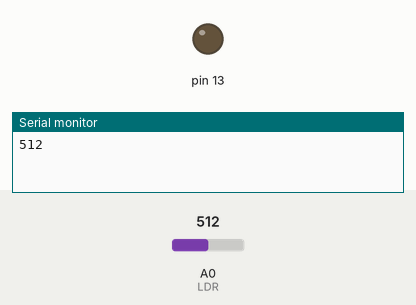
Bench run of a sketch on a simulated Arduino Uno, built with avr-gcc and run on an emulated ATmega328P. Shown: output pins drawn as LEDs (lit = HIGH), the last lines printed to the serial monitor. The inputs (shaded band) are chosen by the test bench; at power-on: A0 (LDR) = 512.

Above: at 0.1 s.
At 1.1 s:
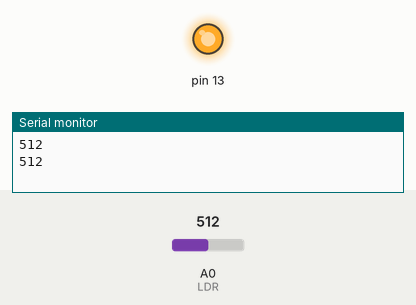
Timing chart, 0 to 2.6 s (numbered marks = the images above):
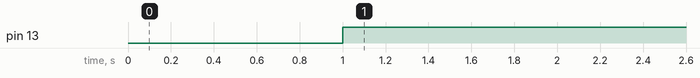

The sketch:

Safecracking_Lasers_Sketch.ino
```cpp
/*
 *
 * Udemy.com
 * Using Photoresistors (LDRs) with an Arduino
 *
 */

 // pin assignments
 int LDR = 0;
 const int threshold = 960;
 // initialize the serial port
 // and declare inputs and outputs
 void setup() {
   pinMode(LDR, INPUT);
   pinMode(13, OUTPUT);
   Serial.begin(9600);
 }

 // read from the analog input connected to the LDR
 // and print the value to the serial port.
 // the delay is only to avoid sending so much data
 // as to make it unreadable.
 void loop() {
   int v = analogRead(LDR);
   Serial.println(v);
   delay(1000);
   if(v > threshold){
    digitalWrite(13,LOW);
   }
   else{
    digitalWrite(13,HIGH);
   }

 }
```

Measured:
- by itself, pin 13: LOW → HIGH at 1.0 s
